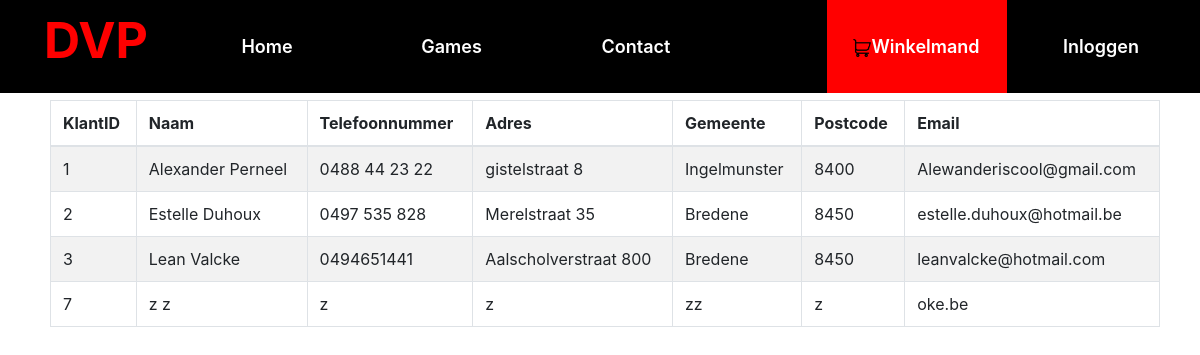
The app's page /admin/gebruikers/index.php, older data.
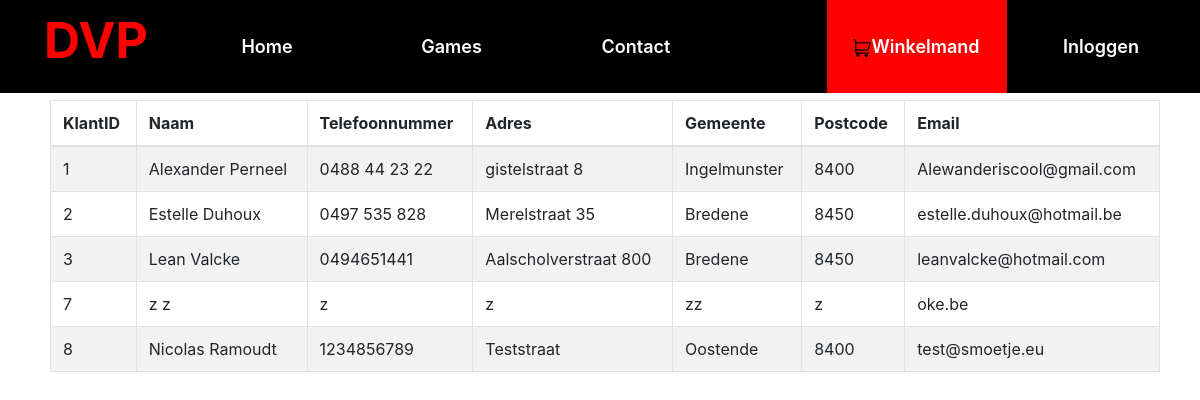
The same page, newer data.
### tables this page shows
CREATE TABLE `tblklant` (
  `KlantID` int(11) NOT NULL,
  `Naam` varchar(25) DEFAULT NULL,
  `Telefoonnummer` varchar(20) DEFAULT NULL,
  `Adres` text,
  `Gemeente` text,
  `Postcode` varchar(25) DEFAULT NULL,
  `Admin` tinyint(1) NOT NULL DEFAULT '0',
  `Gebruikersnaam` varchar(50) NOT NULL,
  `Wachtwoord` varchar(255) NOT NULL,
  `Email` varchar(100) NOT NULL
);

### admin/gebruikers/index.php (the view, shortened to what this page needs)
<?php require('../../config.php'); ?>
<?php
$sql = "SELECT KlantID, Naam, Telefoonnummer, Adres, Gemeente, Postcode, Email FROM tblklant";
$klantenlijst = $dbh->query($sql);
?>
<html>
<head>
  <link rel="stylesheet" href="../../css/bootstrap.min.css"/>
  <link rel="stylesheet" href="../../css/font-awesome.min.css"/>
  <link rel="stylesheet" href="../../css/owl.carousel.min.css"/>
  <link rel="stylesheet" href="../../css/flaticon.css"/>
  <link rel="stylesheet" href="../../css/slicknav.min.css"/>
  <link rel="stylesheet" href="../../css/style.css"/>
</head>
<body style="background-color:white;">
        <?php $page=''; require( SITE_DIR.'/Includes/navbar.php' ); ?>
<main class="container klantenlijst">
  <div class="row mt-3">
    <div class="col-12">
      <table id="overzichtTabel" class="table table-striped table-bordered" style="width:100%;">
        <thead>
        <tr>
          <th>KlantID</th>
          <th>Naam</th>
          <th>Telefoonnummer</th>
          <th>Adres</th>
          <th>Gemeente</th>
          <th>Postcode</th>
          <th>Email</th>
        </tr>
        </thead>
        <?php
        foreach ($klantenlijst as $klanten) {
          ?>
          <tr>
            <td><?php echo $klanten['KlantID']; ?></td>
            <td><?php echo $klanten['Naam']; ?></td>
            <td><?php echo $klanten['Telefoonnummer']; ?></td>
            <td><?php echo $klanten['Adres']; ?></td>
            <td><?php echo $klanten['Gemeente']; ?></td>
            <td><?php echo $klanten['Postcode']; ?></td>
            <td><?php echo $klanten['Email']; ?></td>
          </tr>
          <?php
        }
        ?>
      </table>
    </div>
  </div>
</main>
</body>
</html>

Row changes from the older to the newer data that the page shows:
added tblklant: KlantID "8", Naam "Nicolas Ramoudt", Telefoonnummer "1234856789", Adres "Teststraat", Gemeente "Oostende", Postcode "8400", Email "test@smoetje.eu"
